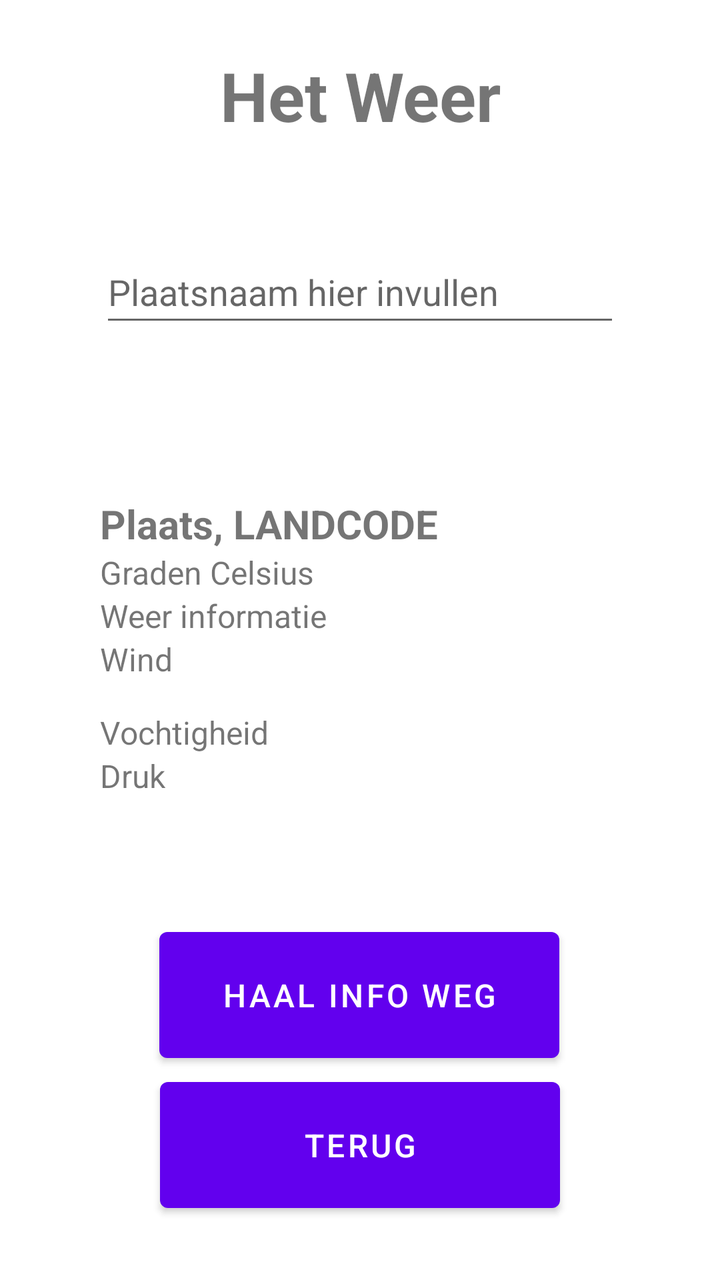
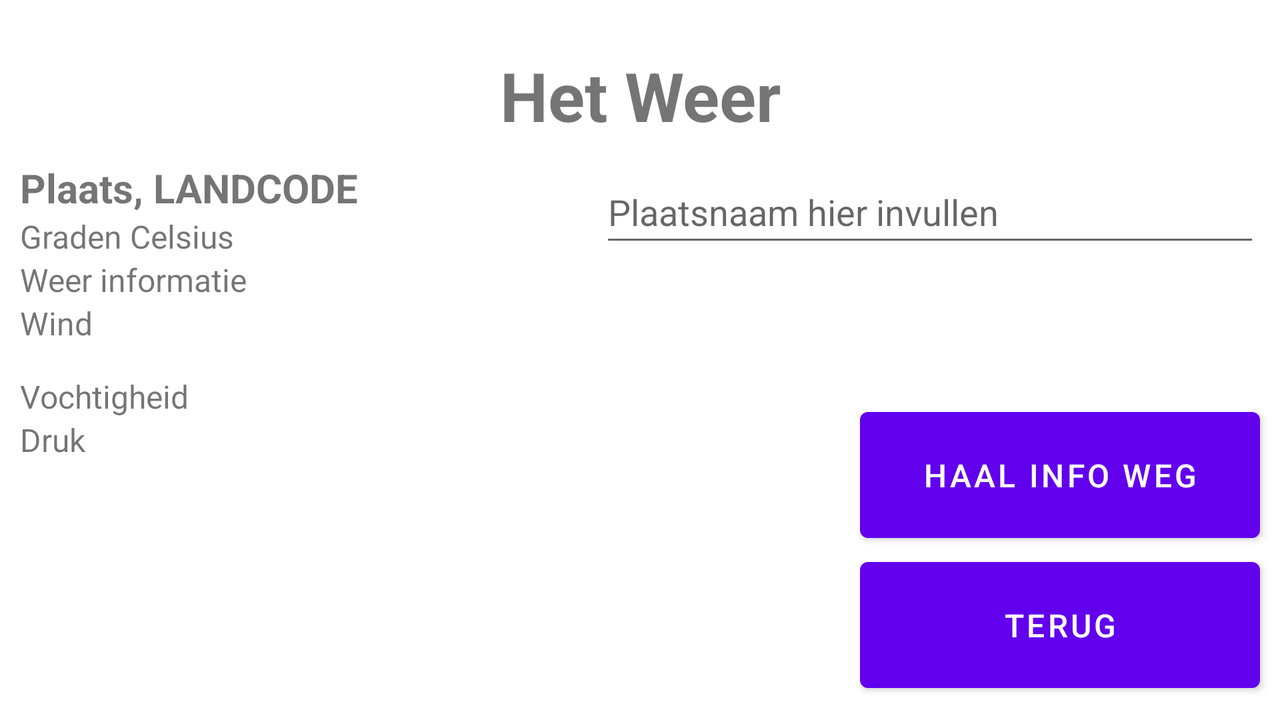

One screen, two layout resources from the same app: the default and the repository's alternative for another configuration. Each is rendered where Android would select it; the XML of both is given below.
<!-- AndroidManifest.xml: application theme Theme.WeerApp -->
<!-- res/layout/activity_weather.xml -->
<?xml version="1.0" encoding="utf-8"?>
<androidx.constraintlayout.widget.ConstraintLayout xmlns:android="http://schemas.android.com/apk/res/android"
        xmlns:tools="http://schemas.android.com/tools"
        xmlns:app="http://schemas.android.com/apk/res-auto"
        android:layout_width="match_parent"
        android:layout_height="match_parent"
        tools:context=".WeatherActivity">

    <Button
            android:text="@string/w_clear_button"
            android:layout_width="200dp"
            android:layout_height="75dp"
            android:id="@+id/wClearButton"
            app:layout_constraintStart_toStartOf="parent"
            app:layout_constraintEnd_toEndOf="parent"
            android:textSize="16sp"
            app:layout_constraintHorizontal_bias="0.497"
            app:layout_constraintBottom_toTopOf="@+id/wBackButton" />

    <TextView
            android:text="@string/weather_title"
            android:layout_width="wrap_content"
            android:layout_height="wrap_content"
            android:id="@+id/weerTitle"
            app:layout_constraintTop_toTopOf="parent"
            android:layout_marginTop="25dp"
            app:layout_constraintStart_toStartOf="parent"
            app:layout_constraintEnd_toEndOf="parent"
            android:textStyle="bold"
            android:textSize="34sp"
            android:textAlignment="center" />

    <EditText
            android:layout_width="0dp"
            android:layout_height="wrap_content"
            android:inputType="textPostalAddress"
            android:ems="10"
            android:id="@+id/locationInput"
            android:hint="@string/location_input_hint"
            android:minHeight="48dp"
            app:layout_constraintStart_toStartOf="parent"
            android:layout_marginTop="50dp"
            app:layout_constraintTop_toBottomOf="@+id/weerTitle"
            android:autofillHints=""
            android:layout_marginStart="50dp"
            android:layout_marginEnd="50dp"
            app:layout_constraintEnd_toEndOf="parent" />

    <TextView
            android:layout_width="0dp"
            android:layout_height="wrap_content"
            android:id="@+id/placeAndCountryName"
            app:layout_constraintStart_toStartOf="parent"
            android:layout_marginTop="80dp"
            app:layout_constraintTop_toBottomOf="@+id/locationInput"
            android:textStyle="bold"
            android:textSize="20sp"
            android:text="@string/placeholder_location_landcode"
            android:layout_marginStart="50dp"
            android:layout_marginEnd="100dp"
            app:layout_constraintEnd_toEndOf="parent" />

    <Button
            android:text="@string/back_button"
            android:layout_width="200dp"
            android:layout_height="75dp"
            android:id="@+id/wBackButton"
            app:layout_constraintStart_toStartOf="parent"
            app:layout_constraintEnd_toEndOf="parent"
            app:layout_constraintBottom_toBottomOf="parent"
            android:layout_marginBottom="30dp"
            android:textSize="16sp" />

    <TextView
            android:text="@string/placeholder_degrees_celsius"
            android:layout_width="0dp"
            android:layout_height="wrap_content"
            android:id="@+id/degrees"
            app:layout_constraintStart_toStartOf="@+id/placeAndCountryName"
            app:layout_constraintTop_toBottomOf="@+id/placeAndCountryName"
            android:textSize="16sp"
            app:layout_constraintEnd_toEndOf="@+id/placeAndCountryName"
            android:layout_marginEnd="50dp" />

    <TextView
            android:text="@string/placeholder_weather_info"
            android:layout_width="0dp"
            android:layout_height="wrap_content"
            android:id="@+id/weather"
            app:layout_constraintStart_toStartOf="@+id/degrees"
            app:layout_constraintTop_toBottomOf="@+id/degrees"
            android:textSize="16sp"
            app:layout_constraintEnd_toEndOf="@+id/degrees" />

    <TextView
            android:text="@string/placeholder_wind"
            android:layout_width="0dp"
            android:layout_height="wrap_content"
            android:id="@+id/wind"
            app:layout_constraintStart_toStartOf="@+id/weather"
            app:layout_constraintTop_toBottomOf="@+id/weather"
            android:textSize="16sp"
            app:layout_constraintEnd_toEndOf="@+id/weather" />

    <TextView
            android:text="@string/placeholder_humidity"
            android:layout_width="0dp"
            android:layout_height="wrap_content"
            android:id="@+id/humidity"
            app:layout_constraintStart_toStartOf="@+id/wind"
            android:layout_marginTop="15dp"
            app:layout_constraintTop_toBottomOf="@+id/wind"
            android:textSize="16sp"
            app:layout_constraintEnd_toEndOf="@+id/wind" />

    <TextView
            android:text="@string/placeholder_pressure"
            android:layout_width="0dp"
            android:layout_height="wrap_content"
            android:id="@+id/pressure"
            app:layout_constraintStart_toStartOf="@+id/humidity"
            app:layout_constraintTop_toBottomOf="@+id/humidity"
            android:textSize="16sp"
            app:layout_constraintEnd_toEndOf="@+id/humidity" />

    <ImageView
            android:layout_width="100dp"
            android:layout_height="100dp"
            tools:srcCompat="@tools:sample/avatars"
            android:id="@+id/weatherIcon"
            app:layout_constraintTop_toBottomOf="@+id/placeAndCountryName"
            android:layout_marginTop="10dp"
            app:layout_constraintStart_toEndOf="@+id/wind"
            android:layout_marginStart="10dp" />

</androidx.constraintlayout.widget.ConstraintLayout>
<!-- resources referenced by this layout -->
<resources>
  <string name="back_button">Terug</string>
  <string name="location_input_hint">Plaatsnaam hier invullen</string>
  <string name="placeholder_degrees_celsius">Graden Celsius</string>
  <string name="placeholder_humidity">Vochtigheid</string>
  <string name="placeholder_location_landcode">Plaats, LANDCODE</string>
  <string name="placeholder_pressure">Druk</string>
  <string name="placeholder_weather_info">Weer informatie</string>
  <string name="placeholder_wind">Wind</string>
  <string name="w_clear_button">Haal info weg</string>
  <string name="weather_title">Het Weer</string>
  <style name="Theme.WeerApp" parent="Theme.MaterialComponents.DayNight.NoActionBar">
          
          <item name="colorPrimary">@color/purple_500</item>
          <item name="colorPrimaryVariant">@color/purple_700</item>
          <item name="colorOnPrimary">@color/white</item>
          
          <item name="colorSecondary">@color/teal_200</item>
          <item name="colorSecondaryVariant">@color/teal_700</item>
          <item name="colorOnSecondary">@color/black</item>
          
          <item name="android:statusBarColor">?attr/colorPrimaryVariant</item>
          
      </style>
</resources>
<!-- res/layout-land/activity_weather.xml (the repository's variant of the layout above) -->
<!-- drawn on the phone turned sideways -->
<?xml version="1.0" encoding="utf-8"?>
<androidx.constraintlayout.widget.ConstraintLayout xmlns:android="http://schemas.android.com/apk/res/android"
        xmlns:tools="http://schemas.android.com/tools"
        xmlns:app="http://schemas.android.com/apk/res-auto"
        android:layout_width="match_parent"
        android:layout_height="match_parent"
        tools:context=".WeatherActivity">

    <ImageView
            android:layout_width="100dp"
            android:layout_height="100dp"
            tools:srcCompat="@tools:sample/avatars"
            android:id="@+id/weatherIcon"
            app:layout_constraintTop_toBottomOf="@+id/placeAndCountryName"
            android:layout_marginTop="10dp"
            app:layout_constraintStart_toEndOf="@+id/wind"
            android:layout_marginStart="10dp" />

    <Button
            android:text="@string/w_clear_button"
            android:layout_width="200dp"
            android:layout_height="75dp"
            android:id="@+id/wClearButton"
            app:layout_constraintEnd_toEndOf="@+id/locationInput"
            android:textSize="16sp"
            app:layout_constraintBottom_toTopOf="@+id/wBackButton" />

    <TextView
            android:text="@string/weather_title"
            android:layout_width="wrap_content"
            android:layout_height="wrap_content"
            android:id="@+id/weerTitle"
            app:layout_constraintTop_toTopOf="parent"
            android:layout_marginTop="25dp"
            app:layout_constraintStart_toStartOf="parent"
            app:layout_constraintEnd_toEndOf="parent"
            android:textStyle="bold"
            android:textSize="34sp"
            android:textAlignment="center" />

    <EditText
            android:layout_width="0dp"
            android:layout_height="wrap_content"
            android:inputType="textPostalAddress"
            android:ems="10"
            android:id="@+id/locationInput"
            android:hint="@string/location_input_hint"
            android:minHeight="48dp"
            android:layout_marginTop="10dp"
            app:layout_constraintTop_toBottomOf="@+id/weerTitle"
            android:autofillHints=""
            android:layout_marginEnd="10dp"
            app:layout_constraintEnd_toEndOf="parent"
            android:layout_marginStart="50dp"
            app:layout_constraintStart_toEndOf="@+id/weatherIcon" />

    <TextView
            android:layout_width="0dp"
            android:layout_height="wrap_content"
            android:id="@+id/placeAndCountryName"
            app:layout_constraintStart_toStartOf="parent"
            android:textStyle="bold"
            android:textSize="20sp"
            android:text="@string/placeholder_location_landcode"
            app:layout_constraintTop_toTopOf="@+id/locationInput"
            android:layout_marginEnd="450dp"
            app:layout_constraintEnd_toEndOf="parent"
            android:layout_marginStart="10dp" />

    <Button
            android:text="@string/back_button"
            android:layout_width="200dp"
            android:layout_height="75dp"
            android:id="@+id/wBackButton"
            app:layout_constraintEnd_toEndOf="@+id/wClearButton"
            android:textSize="16sp"
            app:layout_constraintStart_toStartOf="@+id/wClearButton"
            app:layout_constraintBottom_toBottomOf="parent"
            android:layout_marginBottom="10dp" />

    <TextView
            android:text="@string/placeholder_degrees_celsius"
            android:layout_width="0dp"
            android:layout_height="wrap_content"
            android:id="@+id/degrees"
            app:layout_constraintStart_toStartOf="@+id/placeAndCountryName"
            app:layout_constraintTop_toBottomOf="@+id/placeAndCountryName"
            android:textSize="16sp"
            app:layout_constraintEnd_toEndOf="@+id/placeAndCountryName"
            android:layout_marginEnd="50dp" />

    <TextView
            android:text="@string/placeholder_weather_info"
            android:layout_width="0dp"
            android:layout_height="wrap_content"
            android:id="@+id/weather"
            app:layout_constraintStart_toStartOf="@+id/degrees"
            app:layout_constraintTop_toBottomOf="@+id/degrees"
            android:textSize="16sp"
            app:layout_constraintEnd_toEndOf="@+id/degrees" />

    <TextView
            android:text="@string/placeholder_wind"
            android:layout_width="0dp"
            android:layout_height="wrap_content"
            android:id="@+id/wind"
            app:layout_constraintStart_toStartOf="@+id/weather"
            app:layout_constraintTop_toBottomOf="@+id/weather"
            android:textSize="16sp"
            app:layout_constraintEnd_toEndOf="@+id/weather" />

    <TextView
            android:text="@string/placeholder_humidity"
            android:layout_width="0dp"
            android:layout_height="wrap_content"
            android:id="@+id/humidity"
            app:layout_constraintStart_toStartOf="@+id/wind"
            android:layout_marginTop="15dp"
            app:layout_constraintTop_toBottomOf="@+id/wind"
            android:textSize="16sp"
            app:layout_constraintEnd_toEndOf="@+id/wind" />

    <TextView
            android:text="@string/placeholder_pressure"
            android:layout_width="0dp"
            android:layout_height="wrap_content"
            android:id="@+id/pressure"
            app:layout_constraintStart_toStartOf="@+id/humidity"
            app:layout_constraintTop_toBottomOf="@+id/humidity"
            android:textSize="16sp"
            app:layout_constraintEnd_toEndOf="@+id/humidity" />

</androidx.constraintlayout.widget.ConstraintLayout>
